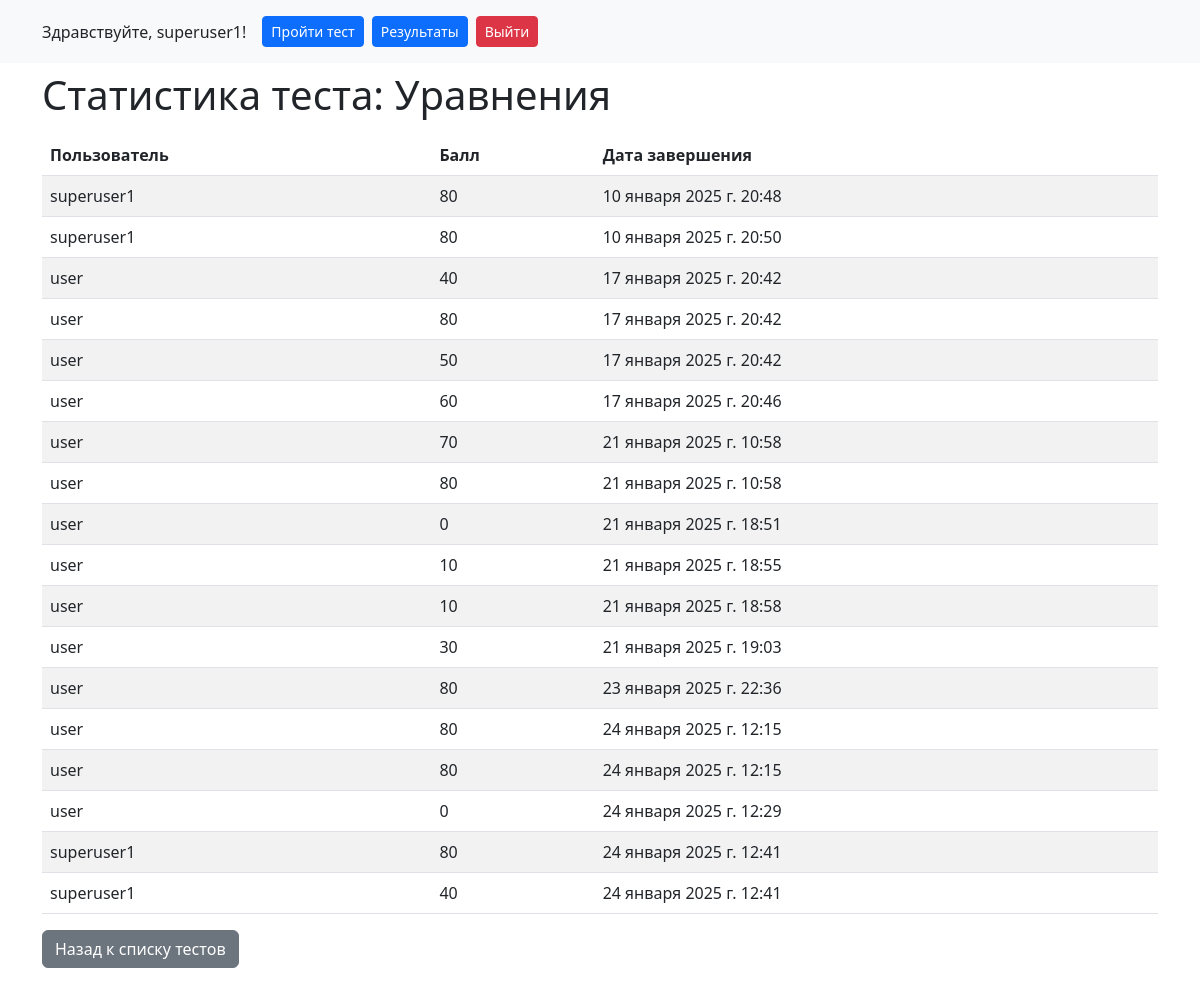
Screenshot of /test/1/statistics/ (signed in) with the database file from the repository.
### quiz/models.py (models this page shows, shortened)
class Test(models.Model):
    subject = models.ForeignKey(Subject, on_delete=models.CASCADE)
    name = models.CharField(max_length=200)
    pass_score = models.IntegerField(default=100)  # Проходной балл
    start_time = models.DateTimeField()  # Начало теста
    end_time = models.DateTimeField()  # Окончание теста
    duration = models.IntegerField()  # Длительность теста в минутах
    access_key = models.CharField(max_length=50, unique=True)  # Ключ доступа
    created_by = models.ForeignKey(User, on_delete=models.CASCADE, related_name='tests', null=True, blank=True)  # Разрешаем NULL значения

class UserTestResult(models.Model):
    user = models.ForeignKey(User, on_delete=models.CASCADE)
    test = models.ForeignKey(Test, on_delete=models.CASCADE)
    score = models.IntegerField()
    completed_at = models.DateTimeField(auto_now_add=True)

### quiz/views.py (the view)
# urls.py: path('test/<int:test_id>/statistics/', TestStatisticsView.as_view(), name='test_statistics'),
class TestStatisticsView(UserPassesTestMixin, views.View):
    template_name = 'quiz/test_statistics.html'
    def test_func(self):
        return self.request.user.is_staff and self.request.user.groups.filter(name='Администраторы').exists()
    def get(self, request, test_id):
        test = get_object_or_404(Test, id=test_id, created_by=request.user)
        results = UserTestResult.objects.filter(test=test)
        return render(request, self.template_name, {'test': test, 'results': results})

### quiz/templates/quiz/test_statistics.html (shortened to what this page needs)
<!DOCTYPE html>
<html lang="ru">
<head>
    <link href="https://cdn.jsdelivr.net/npm/bootstrap@5.3.0/dist/css/bootstrap.min.css" rel="stylesheet">
</head>
<body>
    <header class="bg-light p-3 mb-2">
        <div class="container">
            <div class="d-flex justify-content-between align-items-center">
                <div class="d-flex align-items-center">
                    {% if user.is_authenticated %}
                    <span class="me-3">Здравствуйте, {{ user.username }}!</span>
                    <a href="{% url 'home' %}" class="btn btn-primary btn-sm me-2">Пройти тест</a>
                    <a href="{% url 'user_results' %}" class="btn btn-primary btn-sm me-2">Результаты</a>
                    <form method="post" action="{% url 'log_out' %}">
                        <button type="submit" class="btn btn-danger btn-sm">Выйти</button>
                    </form>
                    {% else %}
                    <a href="{% url 'log_in' %}" class="btn btn-primary btn-sm">Войти</a>
                    {% endif %}
                </div>
            </div>
        </div>
    </header>
    <div class="container">
        <h1 class="mb-3">Статистика теста: {{ test.name }}</h1>
        <table class="table table-striped">
            <thead>
                <tr>
                    <th>Пользователь</th>
                    <th>Балл</th>
                    <th>Дата завершения</th>
                </tr>
            </thead>
            <tbody>
                {% for result in results %}
                <tr>
                    <td>{{ result.user.username }}</td>
                    <td>{{ result.score }}</td>
                    <td>{{ result.completed_at }}</td>
                </tr>
                {% empty %}
                <tr>
                    <td colspan="3">Нет данных</td>
                </tr>
                {% endfor %}
            </tbody>
        </table>
        <a href="{% url 'test_list' %}" class="btn btn-secondary mb-3">Назад к списку тестов</a>
    </div>
</body>
</html>

### rows the page displays
Test: name "Уравнения"
UserTestResult: user.username "superuser1", score "80", completed_at "10 января 2025 г. 20:48"
UserTestResult: user.username "superuser1", score "80", completed_at "10 января 2025 г. 20:50"
UserTestResult: user.username "user", score "40", completed_at "17 января 2025 г. 20:42"
UserTestResult: user.username "user", score "80", completed_at "17 января 2025 г. 20:42"
UserTestResult: user.username "user", score "50", completed_at "17 января 2025 г. 20:42"
UserTestResult: user.username "user", score "60", completed_at "17 января 2025 г. 20:46"
UserTestResult: user.username "user", score "70", completed_at "21 января 2025 г. 10:58"
UserTestResult: user.username "user", score "80", completed_at "21 января 2025 г. 10:58"
UserTestResult: user.username "user", score "0", completed_at "21 января 2025 г. 18:51"
UserTestResult: user.username "user", score "10", completed_at "21 января 2025 г. 18:55"
UserTestResult: user.username "user", score "10", completed_at "21 января 2025 г. 18:58"
UserTestResult: user.username "user", score "30", completed_at "21 января 2025 г. 19:03"
UserTestResult: user.username "user", score "80", completed_at "23 января 2025 г. 22:36"
UserTestResult: user.username "user", score "80", completed_at "24 января 2025 г. 12:15"
UserTestResult: user.username "user", score "80", completed_at "24 января 2025 г. 12:15"
UserTestResult: user.username "user", score "0", completed_at "24 января 2025 г. 12:29"
UserTestResult: user.username "superuser1", score "80", completed_at "24 января 2025 г. 12:41"
UserTestResult: user.username "superuser1", score "40", completed_at "24 января 2025 г. 12:41"

### other values shown
{{ user.username }} "superuser1"
